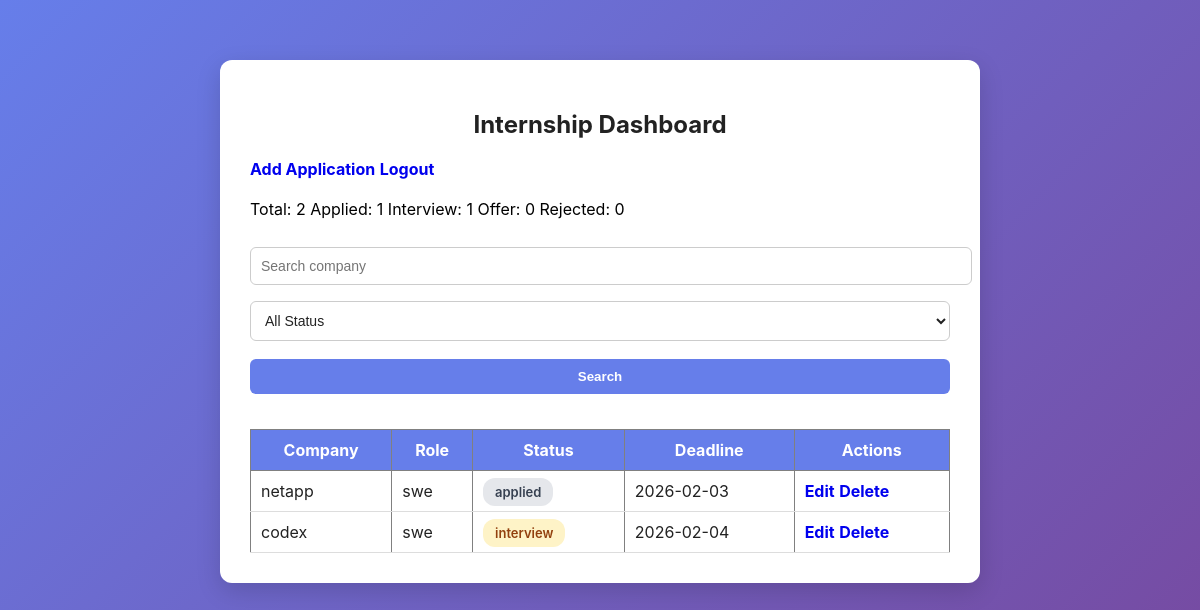
The app's page /dashboard (signed in) with its own data.
### tables this page shows
CREATE TABLE applications(
        id INTEGER PRIMARY KEY AUTOINCREMENT,
        user_id INTEGER,
        company TEXT,
        role TEXT,
        status TEXT,
        deadline TEXT
    );

### app.py (the view)
@app.route("/dashboard")
def dashboard():
    if "user_id" not in session:
        return redirect("/")
    db = get_db()
    search = request.args.get("search", "").strip().lower()
    status = request.args.get("status", "").strip().lower()
    query = "SELECT * FROM applications WHERE user_id=?"
    params = [session["user_id"]]
    if search:
        query += " AND LOWER(company) LIKE ?"
        params.append(f"%{search}%")
    if status and status != "":
        query += " AND LOWER(status)=?"
        params.append(status)
    query += " ORDER BY deadline ASC"
    applications = db.execute(query, params).fetchall()
    stats = db.execute("""
        SELECT
            COUNT(*) as total,
            SUM(CASE WHEN LOWER(status)='applied' THEN 1 ELSE 0 END) as applied,
            SUM(CASE WHEN LOWER(status)='interview' THEN 1 ELSE 0 END) as interview,
            SUM(CASE WHEN LOWER(status)='offer' THEN 1 ELSE 0 END) as offer,
            SUM(CASE WHEN LOWER(status)='rejected' THEN 1 ELSE 0 END) as rejected
        FROM applications
        WHERE user_id=?
    """, (session["user_id"],)).fetchone()
    return render_template(
        "dashboard.html",
        applications=applications,
        stats=stats,
        search=search,
        status=status
    )

### app.py (called while the page is built)
def get_db():
    if "db" not in g:
        g.db = sqlite3.connect(DATABASE)
        g.db.row_factory = sqlite3.Row
    return g.db

def init_db():
    db = get_db()
    db.execute("""
        CREATE TABLE IF NOT EXISTS users(
            id INTEGER PRIMARY KEY AUTOINCREMENT,
            username TEXT UNIQUE,
            password TEXT
        )
    """)
    db.execute("""
        CREATE TABLE IF NOT EXISTS applications(
            id INTEGER PRIMARY KEY AUTOINCREMENT,
            user_id INTEGER,
            company TEXT,
            role TEXT,
            status TEXT,
            deadline TEXT
        )
    """)
    db.commit()

@app.before_request
def before_request():
    init_db()

### templates/dashboard.html (shortened to what this page needs)
<!DOCTYPE html>
<html>
<head>
<link rel="stylesheet" href="{{ url_for('static', filename='style.css') }}">
</head>
<body>
<div class="container">
<h2>Internship Dashboard</h2>
<a href="/add">Add Application</a>
<a href="/logout">Logout</a>
<br><br>
<div>
Total: {{ stats.total or 0 }}
Applied: {{ stats.applied or 0 }}
Interview: {{ stats.interview or 0 }}
Offer: {{ stats.offer or 0 }}
Rejected: {{ stats.rejected or 0 }}
</div>
<br>
<form method="GET">
<input name="search" placeholder="Search company">
<select name="status">
    <option value="">All Status</option>
</select>
<button type="submit">Search</button>
</form>
<br>
<table border="1">
<tr>
<th>Company</th>
<th>Role</th>
<th>Status</th>
<th>Deadline</th>
<th>Actions</th>
</tr>
{% for app in applications %}
<tr>
<td>{{ app.company }}</td>
<td>{{ app.role }}</td>
<td>
    <span class="status {{ app.status }}">
        {{ app.status }}
    </span>
</td>
<td>{{ app.deadline }}</td>
<td>
<a href="/edit/{{ app.id }}">Edit</a>
<a href="/delete/{{ app.id }}">Delete</a>
</td>
</tr>
{% endfor %}
</table>
</div>
</body>
</html>

### static/style.css (style rules this page uses)
body { font-family: -apple-system, BlinkMacSystemFont, "Segoe UI", Roboto, Arial; background: linear-gradient(135deg, #667eea, #764ba2); margin: 0; padding: 0; }
.container { width: 700px; margin: 60px auto; background: #ffffff; padding: 30px; border-radius: 12px; box-shadow: 0 8px 25px rgba(0,0,0,0.15); }
h1, h2 { text-align: center; color: #222; }
input, select { width: 100%; padding: 10px; margin: 8px 0; border-radius: 6px; border: 1px solid #ccc; font-size: 14px; color: #222; background: #fff; }
button { width: 100%; padding: 10px; background: #667eea; color: white; border: none; border-radius: 6px; margin-top: 10px; cursor: pointer; font-weight: bold; }
a { text-decoration: none; font-weight: bold; }
table { width: 100%; border-collapse: collapse; margin-top: 15px; }
th { background: #667eea; color: white; padding: 10px; }
td { padding: 10px; border-bottom: 1px solid #ddd; color: #222; background: white; }
.applied { background: #edf2f7; }
.interview { background: #fef3c7; }
.status { padding: 6px 12px; border-radius: 12px; font-weight: 600; font-size: 13px; }
.status.applied { background: #e5e7eb; color: #374151; }
.status.interview { background: #fef3c7; color: #92400e; }

### records on screen
applications: company "netapp", role "swe", status "applied", deadline "2026-02-03"
applications: company "codex", role "swe", status "interview", deadline "2026-02-04"

### other values on screen
{{ stats.total or 0 }} "2"
{{ stats.applied or 0 }} "1"
{{ stats.interview or 0 }} "1"
{{ stats.offer or 0 }} "0"
{{ stats.rejected or 0 }} "0"
